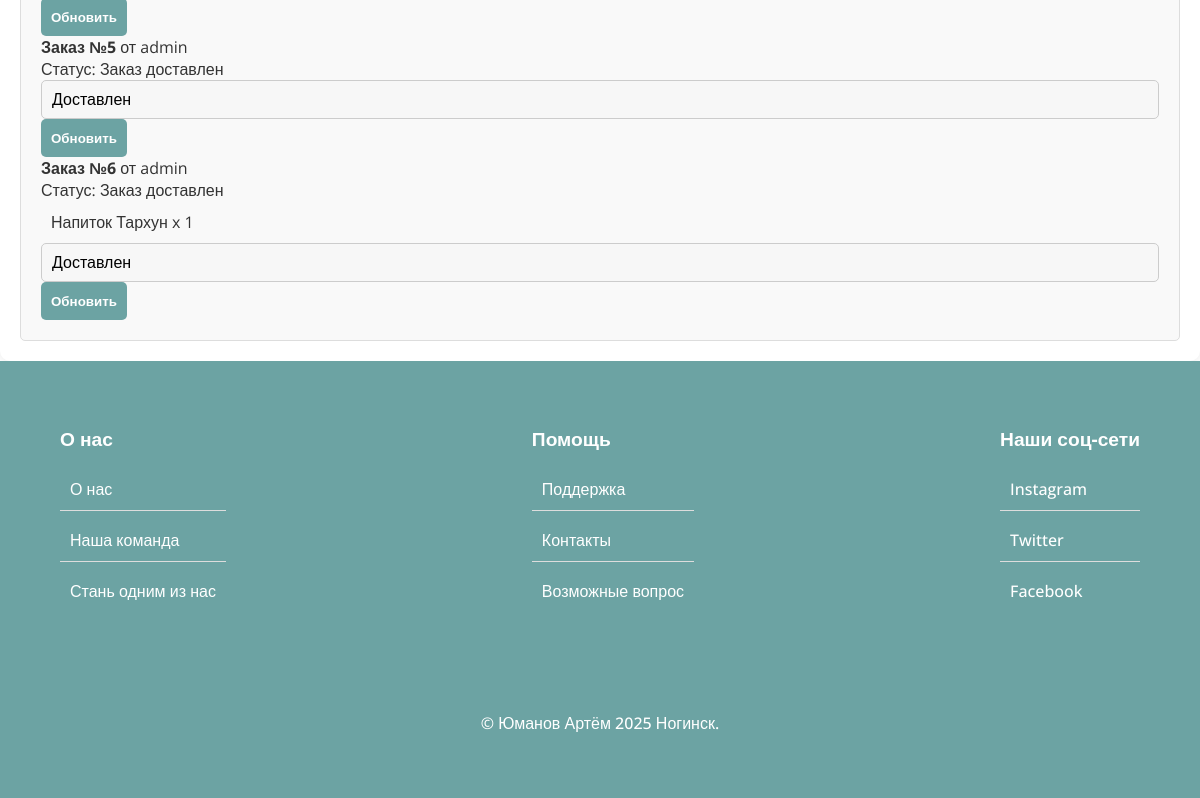
Before: /courier/ (signed in, lower part) with the older database file.
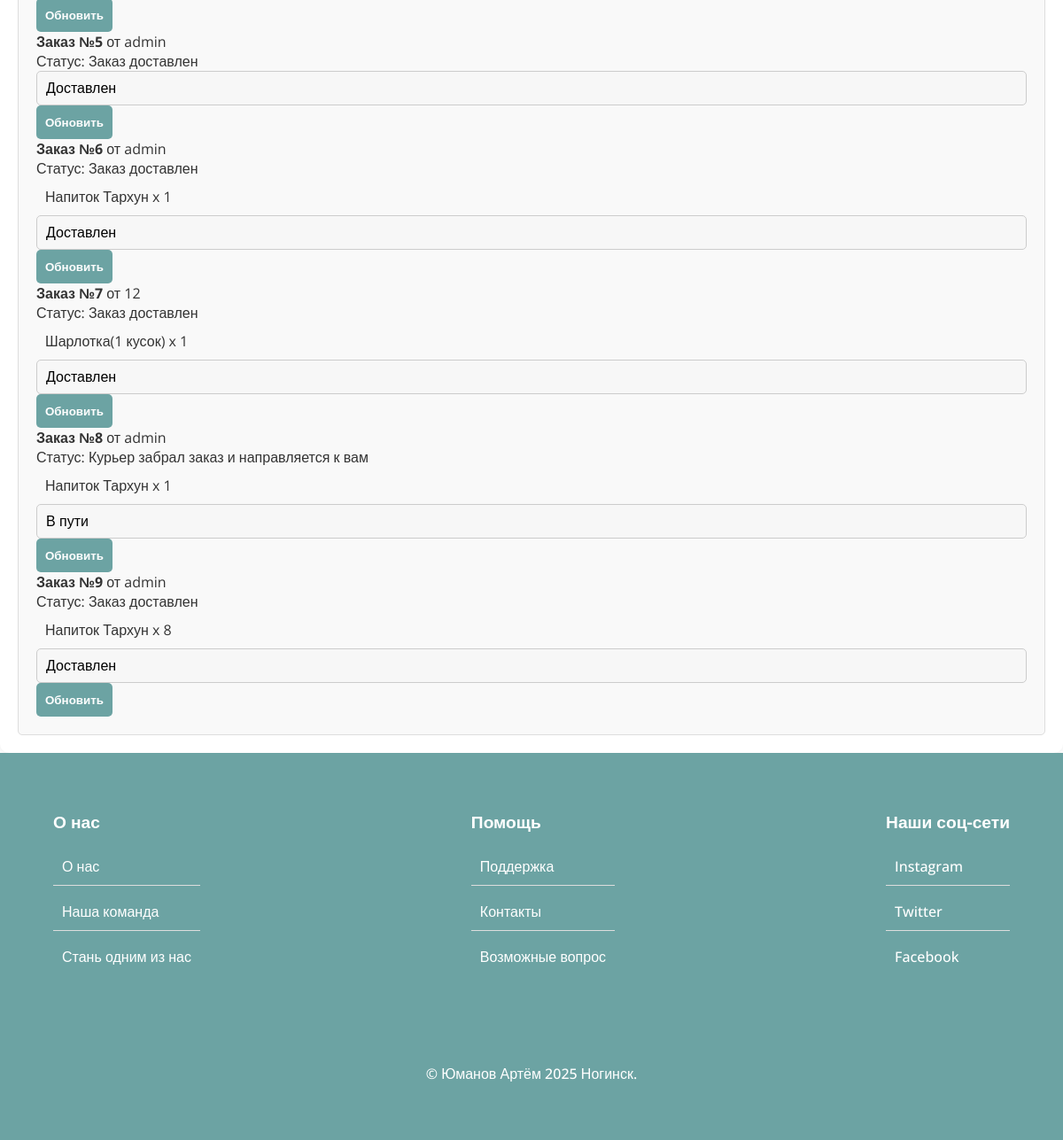
After: the same page with the newer database file.
### main/models.py (models this page shows, shortened)
class Order(models.Model):
    STATUS_CHOICES = [
        ("Курьер забрал заказ и направляется к вам", "Курьер забрал заказ и направляется к вам"),
        ("Заказ доставлен", "Заказ доставлен"),
    ]
    user = models.ForeignKey(User, on_delete=models.CASCADE, related_name="orders")
    status = models.CharField(max_length=100, choices=STATUS_CHOICES, default="Курьер забрал заказ и направляется к вам")
    courier = models.ForeignKey(User, on_delete=models.SET_NULL, null=True, blank=True, related_name="deliveries")
    created_at = models.DateTimeField(auto_now_add=True)

class User(AbstractUser):
    is_courier = models.BooleanField(default=False)
    is_admin = models.BooleanField(default=False)

class OrderItem(models.Model):
    order = models.ForeignKey(Order, on_delete=models.CASCADE, related_name="items")
    product = models.ForeignKey(Product, on_delete=models.CASCADE)
    quantity = models.PositiveIntegerField(default=1)

class Product(models.Model):
    CATEGORY_CHOICES = [
        ("Горячее", "Горячее"),
        ("Второе", "Второе"),
        ("Напитки", "Напитки"),
        ("Десерты", "Десерты"),
    ]
    name = models.CharField(max_length=100)
    price = models.DecimalField(max_digits=8, decimal_places=2)
    image = models.ImageField(upload_to="uploads/")
    category = models.CharField(max_length=20, choices=CATEGORY_CHOICES)

### main/views.py (the view, shortened to what this page needs)
# urls.py: path('courier/', views.courier_panel_view, name='courier_panel'),
@login_required
def courier_panel_view(request):
    from .models import Order
    if not request.user.is_courier:
        return redirect('home')
    orders = Order.objects.filter(models.Q(courier=request.user) | models.Q(courier__isnull=True))
    return render(request, "main/courier_panel.html", {"orders": orders})

### main/templates/main/courier_panel.html (shortened to what this page needs)
{% extends "main/base.html" %}
{% load static %}
{% block content %}
<link rel="stylesheet" href="{% static 'main/css/panel.css' %}">
<link rel="stylesheet" href="{% static 'main/css/cart.css' %}">
<link rel="stylesheet" href="{% static 'main/css/cour.css' %}">
<div class="admin-container">
    <div class="admin-section">
        <table id="order-list">
            <tbody>
                {% for order in orders %}
    <div class="order-block">
        <p><strong>Заказ №{{ order.id }}</strong> от {{ order.user.username }}</p>
        <p>Статус: {{ order.status }}</p>
        <ul>
            {% for item in order.items.all %}
                <li>{{ item.product.name }} x {{ item.quantity }}</li>
            {% endfor %}
        </ul>
        {% if not order.courier %}
            <form method="post">
                {% csrf_token %}
                <input type="hidden" name="order_id" value="{{ order.id }}">
                <input type="hidden" name="status" value="Курьер забрал заказ и направляется к вам">
                <button type="submit">Взять заказ</button>
            </form>
                {% else %}
                    <form method="post">
                        <select name="status">
                            <option value="Курьер забрал заказ и направляется к вам" {% if order.status == "Курьер забрал заказ и направляется к вам" %}selected{% endif %}>В пути</option>
                            <option value="Заказ доставлен" {% if order.status == "Заказ доставлен" %}selected{% endif %}>Доставлен</option>
                        </select>
                        <button type="submit">Обновить</button>
                    </form>
                {% endif %}
    </div>
        {% endfor %}
            </tbody>
        </table>
    </div>
</div>
{% endblock %}

Changed rows visible on the page:
added Order: id "7", user.username "12", status "Заказ доставлен", status "Доставлен"
added OrderItem: product.name "Шарлотка(1 кусок)", quantity "1", shown under "7"
added Order: id "8", user.username "admin", status "Курьер забрал заказ и направляется к вам", status "В пути"
added OrderItem: product.name "Напиток Тархун", quantity "1", shown under "8"
added Order: id "9", user.username "admin", status "Заказ доставлен", status "Доставлен"
added OrderItem: product.name "Напиток Тархун", quantity "8", shown under "9"
